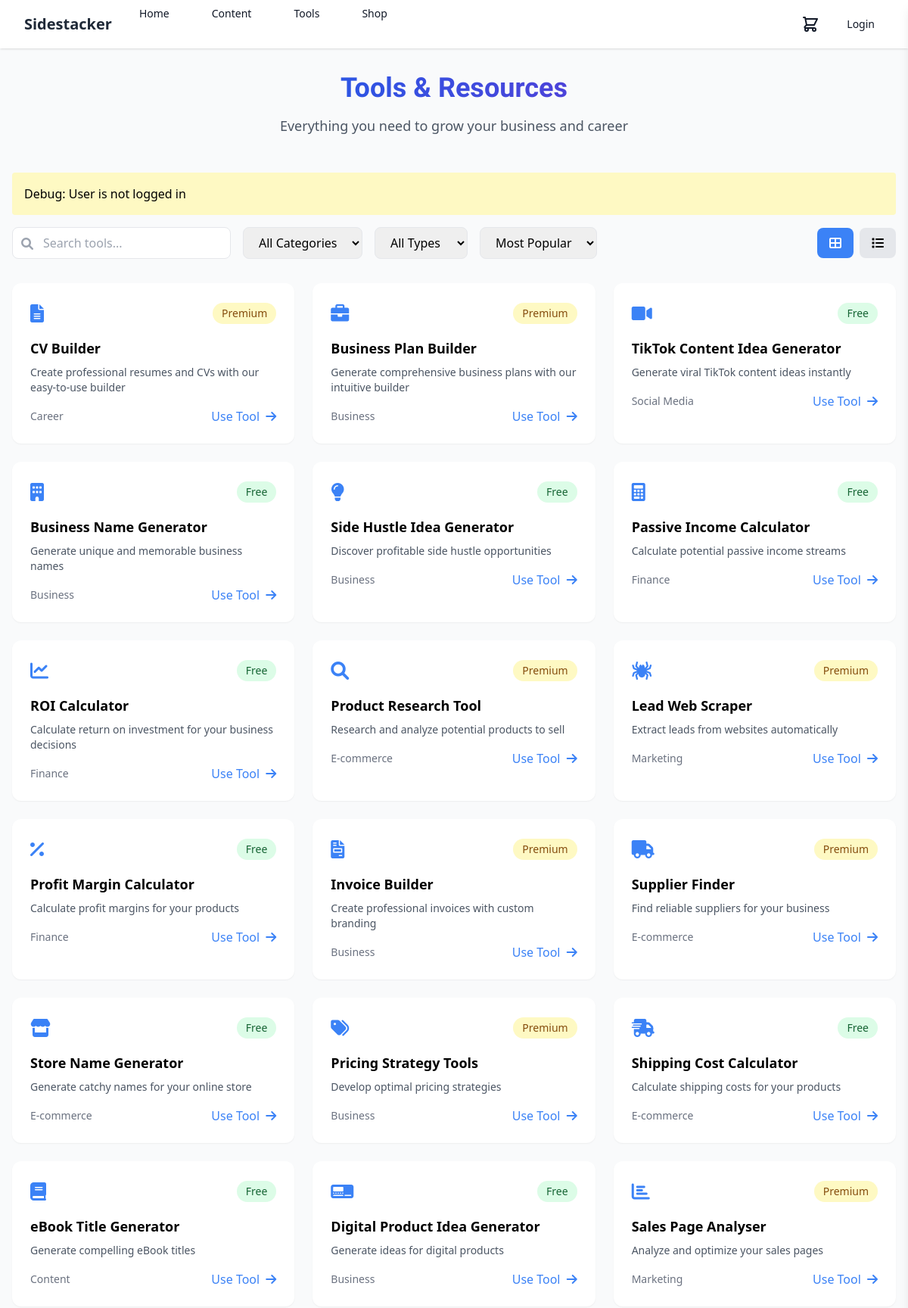
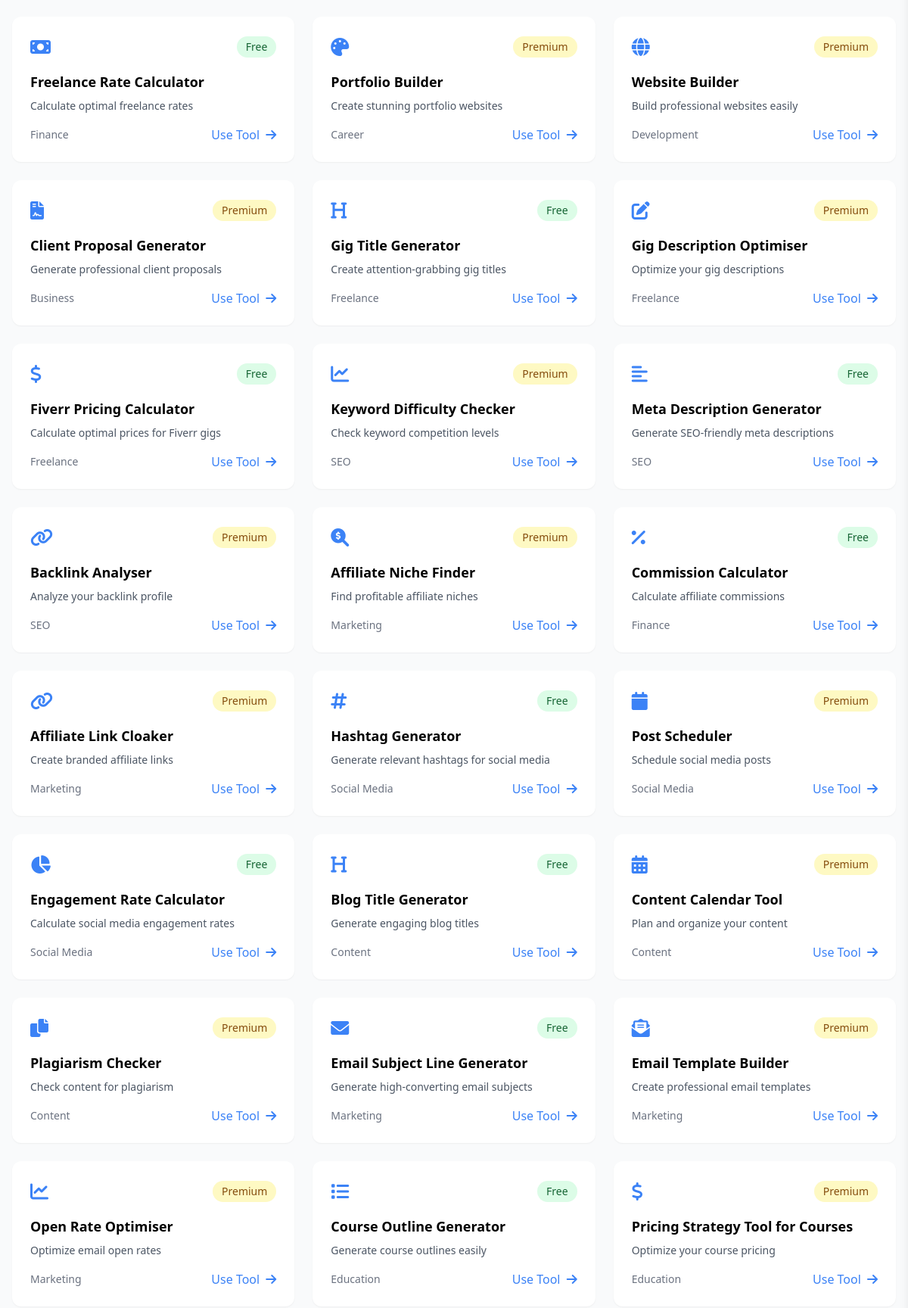
/tools.php (upper part), run on the app's committed database (2 pictures, top to bottom).
### tables this page shows
CREATE TABLE IF NOT EXISTS tools (
    id INT AUTO_INCREMENT PRIMARY KEY,
    name VARCHAR(255) NOT NULL,
    description TEXT NOT NULL,
    category VARCHAR(100) NOT NULL,
    type ENUM('free', 'premium') NOT NULL,
    icon_class VARCHAR(100) NOT NULL,
    slug VARCHAR(255) NOT NULL UNIQUE,
    sort_order INT NOT NULL,
    created_at TIMESTAMP DEFAULT CURRENT_TIMESTAMP,
    updated_at TIMESTAMP DEFAULT CURRENT_TIMESTAMP ON UPDATE CURRENT_TIMESTAMP,
    status ENUM('active', 'inactive') DEFAULT 'active'
);

### includes/session_manager.php (called while the page is built, shortened)
<?php
class SessionManager {
    private static $instance = null;
    public static function getInstance() {
        if (self::$instance === null) {
            self::$instance = new SessionManager();
        }
        return self::$instance;
    }
    private function validateSession() {
        return true;
    }
    public function isLoggedIn() {
        return isset($_SESSION['user_id']) && $this->validateSession();
    }
}

### tools.php (the view, shortened to what this page needs)
<?php
require_once 'includes/db_connect.php';
require_once 'includes/session_manager.php';
$sessionManager = SessionManager::getInstance();
$userId = $sessionManager->isLoggedIn() ? $sessionManager->getUserId() : null;
?>
<!DOCTYPE html>
<html lang="en" class="light">
<head>
    <link rel="stylesheet" href="https://cdnjs.cloudflare.com/ajax/libs/font-awesome/6.0.0/css/all.min.css">
    <script src="https://cdn.tailwindcss.com"></script>
</head>
<body class="bg-gray-50 dark:bg-gray-900">
    <?php include 'includes/header.php'; ?>
    <div class="mt-24 max-w-7xl mx-auto px-4">
        <div class="text-center mb-12">
            <h1 class="text-4xl font-clash font-bold mb-4 bg-gradient-to-r from-primary to-accent bg-clip-text text-transparent">
            </h1>
            <p class="text-gray-600 dark:text-gray-400 text-lg">
                Everything you need to grow your business and career
            </p>
        </div>
        <?php
        $search = isset($_GET['search']) ? trim($_GET['search']) : '';
        $type = isset($_GET['type']) ? $_GET['type'] : 'all';
        $sort = isset($_GET['sort']) ? $_GET['sort'] : 'popular';
        $view = isset($_GET['view']) ? $_GET['view'] : 'card';
        $category = isset($_GET['category']) ? $_GET['category'] : 'all';
        $sql = "SELECT * FROM tools WHERE 1=1";
        switch ($sort) {
            case 'popular':
            default:
                $sql .= " ORDER BY sort_order ASC, name ASC";
                break;
        }
        try {
            $stmt = $pdo->prepare($sql);
            $stmt->execute();
            $tools = $stmt->fetchAll(PDO::FETCH_ASSOC);
        } catch (PDOException $e) {
            error_log("Database error: " . $e->getMessage());
            $tools = [];
            $categories = [];
        }
        ?>
        <?php if ($sessionManager->isLoggedIn()): ?>
            <div class="bg-blue-100 p-4 mb-4 rounded">
                <p>Debug: User is logged in. User ID: <?php echo $userId; ?></p>
            </div>
        <?php else: ?>
            <div class="bg-yellow-100 p-4 mb-4 rounded">
                <p>Debug: User is not logged in</p>
            </div>
        <?php endif; ?>
        <div class="mb-8 flex flex-col md:flex-row gap-4 items-center justify-between">
            <div class="flex flex-wrap gap-4 items-center">
                <div class="relative">
                    <input type="text"
                           name="search"
                           value="<?php echo htmlspecialchars($search); ?>"
                           placeholder="Search tools..."
                           class="pl-10 pr-4 py-2 border rounded-lg focus:outline-none focus:border-blue-500 dark:bg-gray-700 dark:border-gray-600">
                    <span class="absolute left-3 top-2.5">
                        <i class="fas fa-search text-gray-400"></i>
                    </span>
                </div>
                <select name="category" class="px-4 py-2 border rounded-lg focus:outline-none focus:border-blue-500 dark:bg-gray-700 dark:border-gray-600">
                    <option value="all" <?php echo $category === 'all' ? 'selected' : ''; ?>>All Categories</option>
                </select>
                <select name="type" class="px-4 py-2 border rounded-lg focus:outline-none focus:border-blue-500 dark:bg-gray-700 dark:border-gray-600">
                    <option value="all" <?php echo $type === 'all' ? 'selected' : ''; ?>>All Types</option>
                </select>
                <select name="sort" class="px-4 py-2 border rounded-lg focus:outline-none focus:border-blue-500 dark:bg-gray-700 dark:border-gray-600">
                    <option value="popular" <?php echo $sort === 'popular' ? 'selected' : ''; ?>>Most Popular</option>
                </select>
            </div>
            <div class="flex gap-2">
                <button onclick="setView('card')" class="px-4 py-2 rounded-lg <?php echo $view === 'card' ? 'bg-blue-500 text-white' : 'bg-gray-200 dark:bg-gray-700'; ?>">
                    <i class="fas fa-th-large"></i>
                </button>
                <button onclick="setView('table')" class="px-4 py-2 rounded-lg <?php echo $view === 'table' ? 'bg-blue-500 text-white' : 'bg-gray-200 dark:bg-gray-700'; ?>">
                    <i class="fas fa-list"></i>
                </button>
            </div>
        </div>
        <?php if ($view === 'card'): ?>
            <div class="grid grid-cols-1 md:grid-cols-2 lg:grid-cols-3 xl:grid-cols-4 gap-6">
                <?php foreach ($tools as $tool): ?>
                    <div class="bg-white dark:bg-gray-800 p-6 rounded-xl shadow-sm hover:shadow-md transition-shadow">
                        <div class="flex items-center justify-between mb-4">
                            <div class="text-2xl text-blue-500 dark:text-blue-400">
                                <i class="fas <?php echo htmlspecialchars($tool['icon_class']); ?>"></i>
                            </div>
                            <div class="flex items-center gap-2">
                                <span class="px-3 py-1 text-sm rounded-full <?php echo $tool['type'] === 'premium' ? 'bg-yellow-100 text-yellow-800' : 'bg-green-100 text-green-800'; ?>">
                                    <?php echo ucfirst(htmlspecialchars($tool['type'])); ?>
                                </span>
                            </div>
                        </div>
                        <h3 class="text-lg font-semibold mb-2"><?php echo htmlspecialchars($tool['name']); ?></h3>
                        <p class="text-gray-600 dark:text-gray-400 text-sm mb-4"><?php echo htmlspecialchars($tool['description']); ?></p>
                        <div class="flex items-center justify-between">
                            <span class="text-sm text-gray-500 dark:text-gray-400"><?php echo htmlspecialchars($tool['category']); ?></span>
                            <a href="/tool/<?php echo htmlspecialchars($tool['slug']); ?>" class="text-blue-500 hover:text-blue-600 dark:text-blue-400 dark:hover:text-blue-300">
                                Use Tool <i class="fas fa-arrow-right ml-1"></i>
                            </a>
                        </div>
                    </div>
                <?php endforeach; ?>
            </div>
        <?php endif; ?>
    </div>
    <?php include 'includes/footer.php'; ?>
</body>
</html>

### includes/header.php (shortened to what this page needs)
<?php
$sessionManager = SessionManager::getInstance();
$isLoggedIn = $sessionManager->isLoggedIn();
?>
<header class="fixed top-0 left-0 right-0 bg-white dark:bg-gray-800 shadow z-50">
    <nav class="max-w-7xl mx-auto px-4 sm:px-6 lg:px-8">
        <div class="flex justify-between h-16">
            <div class="flex">
                <div class="flex-shrink-0 flex items-center">
                    <a href="index.php" class="text-xl font-bold text-gray-800 dark:text-white">Sidestacker</a>
                </div>
                <div class="hidden sm:ml-6 sm:flex sm:space-x-8">
                    <a href="index.php" class="text-gray-900 dark:text-gray-100 hover:text-blue-600 px-3 py-2 rounded-md text-sm font-medium">Home</a>
                    <a href="content.php" class="text-gray-900 dark:text-gray-100 hover:text-blue-600 px-3 py-2 rounded-md text-sm font-medium">Content</a>
                    <a href="tools.php" class="text-gray-900 dark:text-gray-100 hover:text-blue-600 px-3 py-2 rounded-md text-sm font-medium">Tools</a>
                    <a href="shop.php" class="text-gray-900 dark:text-gray-100 hover:text-blue-600 px-3 py-2 rounded-md text-sm font-medium">Shop</a>
                </div>
            </div>
            <div class="flex items-center">
                <a href="basket.php" class="relative p-2 text-gray-900 dark:text-gray-100 hover:text-blue-600">
                </a>
                <?php if ($isLoggedIn): ?>
                    <?php if (!$isPremium): ?>
                        <a href="premium.php" class="ml-4 bg-gradient-to-r from-blue-600 to-purple-600 text-white px-4 py-2 rounded-full text-sm font-medium hover:opacity-90 transition-opacity">
                            Upgrade to Premium
                        </a>
                    <?php endif; ?>
                    <a href="logout.php" class="ml-4 text-gray-900 dark:text-gray-100 hover:text-blue-600 px-3 py-2 rounded-md text-sm font-medium">Logout</a>
                <?php else: ?>
                    <a href="login.php" class="ml-4 text-gray-900 dark:text-gray-100 hover:text-blue-600 px-3 py-2 rounded-md text-sm font-medium">Login</a>
                <?php endif; ?>
            </div>
        </div>
    </nav>
</header>

### includes/footer.php (shortened to what this page needs)
</body>
</html>

### data on the page
tools: type "Premium", name "CV Builder", description "Create professional resumes and CVs with our easy-to-use builder", category "Career"
tools: type "Premium", name "Business Plan Builder", description "Generate comprehensive business plans with our intuitive builder", category "Business"
tools: type "Free", name "TikTok Content Idea Generator", description "Generate viral TikTok content ideas instantly", category "Social Media"
tools: type "Free", name "Business Name Generator", description "Generate unique and memorable business names", category "Business"
tools: type "Free", name "Side Hustle Idea Generator", description "Discover profitable side hustle opportunities", category "Business"
tools: type "Free", name "Passive Income Calculator", description "Calculate potential passive income streams", category "Finance"
tools: type "Free", name "ROI Calculator", description "Calculate return on investment for your business decisions", category "Finance"
tools: type "Premium", name "Product Research Tool", description "Research and analyze potential products to sell", category "E-commerce"
tools: type "Premium", name "Lead Web Scraper", description "Extract leads from websites automatically", category "Marketing"
tools: type "Free", name "Profit Margin Calculator", description "Calculate profit margins for your products", category "Finance"
tools: type "Premium", name "Invoice Builder", description "Create professional invoices with custom branding", category "Business"
tools: type "Premium", name "Supplier Finder", description "Find reliable suppliers for your business", category "E-commerce"
tools: type "Free", name "Store Name Generator", description "Generate catchy names for your online store", category "E-commerce"
tools: type "Premium", name "Pricing Strategy Tools", description "Develop optimal pricing strategies", category "Business"
tools: type "Free", name "Shipping Cost Calculator", description "Calculate shipping costs for your products", category "E-commerce"
tools: type "Free", name "eBook Title Generator", description "Generate compelling eBook titles", category "Content"
tools: type "Free", name "Digital Product Idea Generator", description "Generate ideas for digital products", category "Business"
tools: type "Premium", name "Sales Page Analyser", description "Analyze and optimize your sales pages", category "Marketing"
tools: type "Free", name "Freelance Rate Calculator", description "Calculate optimal freelance rates", category "Finance"
tools: type "Premium", name "Portfolio Builder", description "Create stunning portfolio websites", category "Career"
tools: type "Premium", name "Website Builder", description "Build professional websites easily", category "Development"
tools: type "Premium", name "Client Proposal Generator", description "Generate professional client proposals", category "Business"
tools: type "Free", name "Gig Title Generator", description "Create attention-grabbing gig titles", category "Freelance"
tools: type "Premium", name "Gig Description Optimiser", description "Optimize your gig descriptions", category "Freelance"
tools: type "Free", name "Fiverr Pricing Calculator", description "Calculate optimal prices for Fiverr gigs", category "Freelance"
tools: type "Premium", name "Keyword Difficulty Checker", description "Check keyword competition levels", category "SEO"
tools: type "Free", name "Meta Description Generator", description "Generate SEO-friendly meta descriptions", category "SEO"
tools: type "Premium", name "Backlink Analyser", description "Analyze your backlink profile", category "SEO"
tools: type "Premium", name "Affiliate Niche Finder", description "Find profitable affiliate niches", category "Marketing"
tools: type "Free", name "Commission Calculator", description "Calculate affiliate commissions", category "Finance"
tools: type "Premium", name "Affiliate Link Cloaker", description "Create branded affiliate links", category "Marketing"
tools: type "Free", name "Hashtag Generator", description "Generate relevant hashtags for social media", category "Social Media"
tools: type "Premium", name "Post Scheduler", description "Schedule social media posts", category "Social Media"
tools: type "Free", name "Engagement Rate Calculator", description "Calculate social media engagement rates", category "Social Media"
tools: type "Free", name "Blog Title Generator", description "Generate engaging blog titles", category "Content"
tools: type "Premium", name "Content Calendar Tool", description "Plan and organize your content", category "Content"
tools: type "Premium", name "Plagiarism Checker", description "Check content for plagiarism", category "Content"
tools: type "Free", name "Email Subject Line Generator", description "Generate high-converting email subjects", category "Marketing"
tools: type "Premium", name "Email Template Builder", description "Create professional email templates", category "Marketing"
tools: type "Premium", name "Open Rate Optimiser", description "Optimize email open rates", category "Marketing"
tools: type "Free", name "Course Outline Generator", description "Generate course outlines easily", category "Education"
tools: type "Premium", name "Pricing Strategy Tool for Courses", description "Optimize your course pricing", category "Education"
